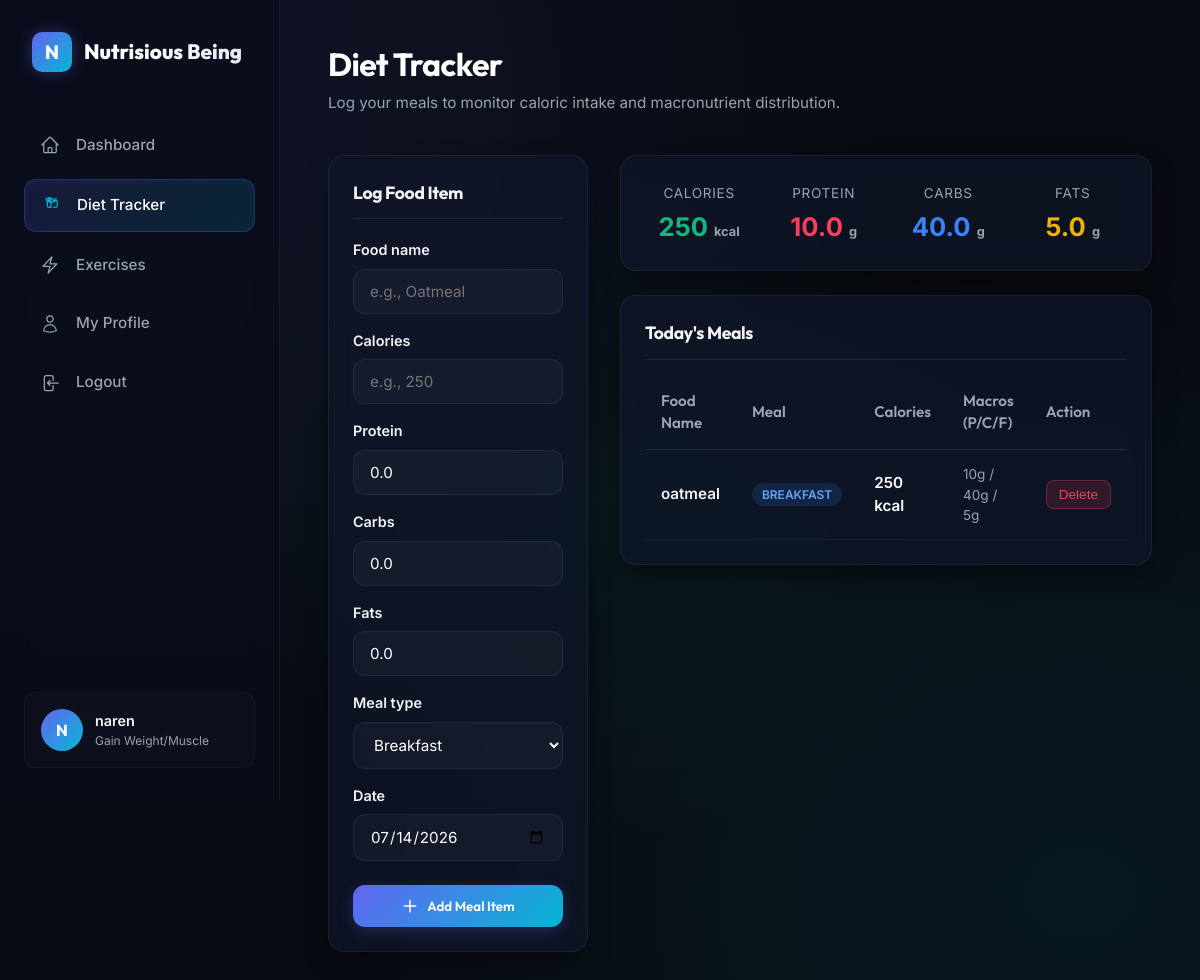
Screenshot of /food/ (signed in) with the database file from the repository.
### fitness/models.py (models this page shows, shortened)
class UserProfile(models.Model):
    GENDER_CHOICES = [
        ('M', 'Male'),
        ('F', 'Female'),
        ('O', 'Other'),
    ]
    ACTIVITY_CHOICES = [
        ('SED', 'Sedentary (Little or no exercise)'),
        ('LIG', 'Lightly Active (Exercise 1-3 days/week)'),
        ('MOD', 'Moderately Active (Exercise 3-5 days/week)'),
        ('ACT', 'Very Active (Exercise 6-7 days/week)'),
        ('EXT', 'Extra Active (Physical job or heavy exercise)'),
    ]
    GOAL_CHOICES = [
        ('LOSE', 'Lose Weight'),
        ('MAINTAIN', 'Maintain Weight'),
        ('GAIN', 'Gain Weight/Muscle'),
    ]
    user = models.OneToOneField(User, on_delete=models.CASCADE, related_name='profile')
    gender = models.CharField(max_length=1, choices=GENDER_CHOICES)
    age = models.PositiveIntegerField()
    height = models.DecimalField(max_digits=5, decimal_places=2, help_text="Height in cm")
    current_weight = models.DecimalField(max_digits=5, decimal_places=2, help_text="Weight in kg")
    target_weight = models.DecimalField(max_digits=5, decimal_places=2, help_text="Target weight in kg")
    activity_level = models.CharField(max_length=3, choices=ACTIVITY_CHOICES, default='SED')
    fitness_goal = models.CharField(max_length=8, choices=GOAL_CHOICES, default='MAINTAIN')
    created_at = models.DateTimeField(auto_now_add=True)
    updated_at = models.DateTimeField(auto_now=True)

class FoodLog(models.Model):
    MEAL_CHOICES = [
        ('BF', 'Breakfast'),
        ('LH', 'Lunch'),
        ('DN', 'Dinner'),
        ('SK', 'Snack'),
    ]
    user = models.ForeignKey(User, on_delete=models.CASCADE, related_name='food_logs')
    food_name = models.CharField(max_length=100)
    calories = models.PositiveIntegerField()
    protein = models.DecimalField(max_digits=5, decimal_places=1, default=0.0, help_text="Protein in grams")
    carbs = models.DecimalField(max_digits=5, decimal_places=1, default=0.0, help_text="Carbohydrates in grams")
    fats = models.DecimalField(max_digits=5, decimal_places=1, default=0.0, help_text="Fats in grams")
    meal_type = models.CharField(max_length=2, choices=MEAL_CHOICES, default='BF')
    date = models.DateField(default=timezone.localdate)
    class Meta:
        ordering = ['-date', '-id']

### fitness/views.py (the view)
# urls.py: path('food/', views.food_log_view, name='food_log'),
@login_required
def food_log_view(request):
    user = request.user
    today = timezone.localdate()
    if request.method == 'POST':
        form = FoodLogForm(request.POST)
        if form.is_valid():
            food_item = form.save(commit=False)
            food_item.user = user
            food_item.save()
            messages.success(request, f"Logged {food_item.food_name} successfully!")
            return redirect('food_log')
    else:
        form = FoodLogForm()
    today_logs = FoodLog.objects.filter(user=user, date=today)
    past_logs = FoodLog.objects.filter(user=user).exclude(date=today)[:30]
    today_calories = today_logs.aggregate(Sum('calories'))['calories__sum'] or 0
    today_protein = today_logs.aggregate(Sum('protein'))['protein__sum'] or 0
    today_carbs = today_logs.aggregate(Sum('carbs'))['carbs__sum'] or 0
    today_fats = today_logs.aggregate(Sum('fats'))['fats__sum'] or 0
    return render(request, 'fitness/food_log.html', {
        'form': form,
        'today_logs': today_logs,
        'past_logs': past_logs,
        'today_calories': today_calories,
        'today_protein': today_protein,
        'today_carbs': today_carbs,
        'today_fats': today_fats,
    })

### fitness/forms.py
class FoodLogForm(forms.ModelForm):
    date = forms.DateField(
        initial=timezone.localdate,
        widget=forms.DateInput(attrs={'class': 'form-control', 'type': 'date'}),
        required=True
    )
    class Meta:
        model = FoodLog
        fields = ['food_name', 'calories', 'protein', 'carbs', 'fats', 'meal_type', 'date']
        widgets = {
            'food_name': forms.TextInput(attrs={'class': 'form-control', 'placeholder': 'e.g., Oatmeal'}),
            'calories': forms.NumberInput(attrs={'class': 'form-control', 'placeholder': 'e.g., 250'}),
            'protein': forms.NumberInput(attrs={'class': 'form-control', 'placeholder': 'e.g., 10'}),
            'carbs': forms.NumberInput(attrs={'class': 'form-control', 'placeholder': 'e.g., 40'}),
            'fats': forms.NumberInput(attrs={'class': 'form-control', 'placeholder': 'e.g., 5'}),
            'meal_type': forms.Select(attrs={'class': 'form-control'}),
        }

### fitness/templates/fitness/food_log.html (shortened to what this page needs)
{% extends 'fitness/base.html' %}
{% block header_left %}
<h1>Diet Tracker</h1>
<p>Log your meals to monitor caloric intake and macronutrient distribution.</p>
{% endblock %}
{% block content %}
<div class="log-layout-grid">
    <div class="glass-card">
        <h3 style="font-size:1.1rem; border-bottom:1px solid rgba(255,255,255,0.08); padding-bottom:12px; margin-bottom:20px;">Log Food Item</h3>
        <form method="POST" style="display:flex; flex-direction:column; gap:16px;">
            {% for field in form %}
            <div class="form-group" style="margin-bottom:0;">
                <label for="{{ field.id_for_label }}">{{ field.label }}</label>
                {{ field }}
            </div>
            {% endfor %}
            <button type="submit" class="btn-premium" style="justify-content:center; margin-top:8px;">
                <svg xmlns="http://www.w3.org/2000/svg" fill="none" viewBox="0 0 24 24" stroke-width="2" stroke="currentColor" style="width:18px; height:18px;">
                    <path stroke-linecap="round" stroke-linejoin="round" d="M12 4.5v15m7.5-7.5h-15" />
                </svg>
                Add Meal Item
            </button>
        </form>
    </div>
    <div style="display:flex; flex-direction:column; gap:24px;">
        <div class="glass-card" style="display:grid; grid-template-columns:repeat(4, 1fr); gap:16px; text-align:center;">
            <div>
                <span class="metric-sub">Calories</span>
                <div style="font-size:1.6rem; font-weight:700; color:var(--color-calories); margin-top:4px;">{{ today_calories }} <span style="font-size:0.8rem; color:var(--text-secondary);">kcal</span></div>
            </div>
            <div>
                <span class="metric-sub">Protein</span>
                <div style="font-size:1.6rem; font-weight:700; color:var(--color-protein); margin-top:4px;">{{ today_protein|floatformat:1 }} <span style="font-size:0.8rem; color:var(--text-secondary);">g</span></div>
            </div>
            <div>
                <span class="metric-sub">Carbs</span>
                <div style="font-size:1.6rem; font-weight:700; color:var(--color-carbs); margin-top:4px;">{{ today_carbs|floatformat:1 }} <span style="font-size:0.8rem; color:var(--text-secondary);">g</span></div>
            </div>
            <div>
                <span class="metric-sub">Fats</span>
                <div style="font-size:1.6rem; font-weight:700; color:var(--color-fats); margin-top:4px;">{{ today_fats|floatformat:1 }} <span style="font-size:0.8rem; color:var(--text-secondary);">g</span></div>
            </div>
        </div>
        <div class="glass-card logs-table-container">
            <h3 style="font-size:1.1rem; border-bottom:1px solid rgba(255,255,255,0.08); padding-bottom:12px;">Today's Meals</h3>
            {% if today_logs %}
            <table class="logs-table">
                <thead>
                    <tr>
                        <th>Food Name</th>
                        <th>Meal</th>
                        <th>Calories</th>
                        <th>Macros (P/C/F)</th>
                        <th>Action</th>
                    </tr>
                </thead>
                <tbody>
                    {% for log in today_logs %}
                    <tr>
                        <td style="font-weight:600;">{{ log.food_name }}</td>
                        <td>
                            <span class="meal-badge {{ log.get_meal_type_display|lower }}">
                                {{ log.get_meal_type_display }}
                            </span>
                        </td>
                        <td style="font-weight:600; color:#FFFFFF;">{{ log.calories }} kcal</td>
                        <td class="macro-numbers" style="font-size:0.85rem;">
                            {{ log.protein|floatformat:0 }}g / {{ log.carbs|floatformat:0 }}g / {{ log.fats|floatformat:0 }}g
                        </td>
                        <td>
                            <form method="POST" action="{% url 'delete_food' log.pk %}">
                                <button type="submit" class="btn-danger">Delete</button>
                            </form>
                        </td>
                    </tr>
                    {% endfor %}
                </tbody>
            </table>
            {% endif %}
        </div>
    </div>
</div>
{% endblock %}

### fitness/templates/fitness/base.html (shortened to what this page needs)
{% load static %}
<!DOCTYPE html>
<html lang="en">
<head>
    <link rel="stylesheet" href="{% static 'css/style.css' %}">
</head>
<body>
    <div class="app-container">
        <nav class="sidebar">
            <div class="brand">
                <div class="brand-icon">N</div>
                <span class="brand-name">Nutrisious Being</span>
            </div>
            {% if user.is_authenticated %}
            <ul class="nav-menu">
                <li class="nav-item {% if request.resolver_match.url_name == 'dashboard' %}active{% endif %}">
                    <a href="{% url 'dashboard' %}">
                        <span>Dashboard</span>
                    </a>
                </li>
                <li class="nav-item {% if request.resolver_match.url_name == 'food_log' %}active{% endif %}">
                    <a href="{% url 'food_log' %}">
                        <span>Diet Tracker</span>
                    </a>
                </li>
                <li class="nav-item {% if request.resolver_match.url_name == 'exercise_log' %}active{% endif %}">
                    <a href="{% url 'exercise_log' %}">
                        <svg xmlns="http://www.w3.org/2000/svg" fill="none" viewBox="0 0 24 24" stroke-width="1.5" stroke="currentColor">
                            <path stroke-linecap="round" stroke-linejoin="round" d="M3.75 13.5l10.5-11.25L12 10.5h8.25L9.75 21.75 12 13.5H3.75z" />
                        </svg>
                        <span>Exercises</span>
                    </a>
                </li>
                <li class="nav-item {% if request.resolver_match.url_name == 'profile' %}active{% endif %}">
                    <a href="{% url 'profile' %}">
                        <span>My Profile</span>
                    </a>
                </li>
                <li class="nav-item">
                    <a href="{% url 'logout' %}">
                        <span>Logout</span>
                    </a>
                </li>
            </ul>
            <div class="user-profile-summary">
                <div class="avatar-circle">
                    {{ user.username|slice:":1"|upper }}
                </div>
                <div class="profile-info">
                    <div class="profile-username">{{ user.username }}</div>
                    <div class="profile-meta">{{ user.profile.get_fitness_goal_display }}</div>
                </div>
            </div>
            {% endif %}
        </nav>
        <main class="main-content">
            <div class="header-bar">
                <div class="header-title">
                    {% block header_left %}{% endblock %}
                </div>
            </div>
            {% block content %}{% endblock %}
        </main>
    </div>
</body>
</html>

### rows the page displays
FoodLog: food_name "oatmeal", meal_type "BREAKFAST", calories "250", protein "10", carbs "40", fats "5"

### other values shown
{{ user.username|slice:":1"|upper }} "N"
{{ user.username }} "naren"
{{ user.profile.get_fitness_goal_display }} "Gain Weight/Muscle"
{{ field.label }} "Food name" "Calories" "Protein" "Carbs" "Fats" "Meal type" "Date"
{{ today_calories }} "250"
{{ today_protein|floatformat:1 }} "10.0"
{{ today_carbs|floatformat:1 }} "40.0"
{{ today_fats|floatformat:1 }} "5.0"
